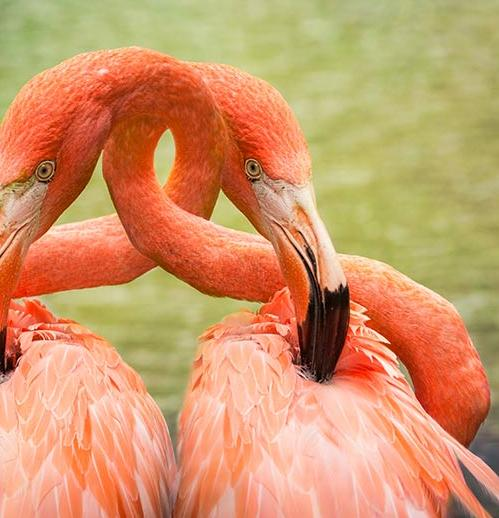
%> input picture sift/test2.jpg, 499 x 518 px
$ octave main.m   (GNU Octave 9; MATLAB toolbox functions it lacks are replaced by stand-ins)
%> lines starting %> are read from the running program, lines starting %| are printed output that depends on the picture
### sift/createGussianKernel.m
function gk = createGussianKernel(size,sigma)
pie = 3.141592653;

k = 1/(2*pie*sigma*sigma);

gk = zeros(size,size);
mid = (1+size)/2;
for i = 1:size
    for j = 1:size
        c = -((  (mid-i)^2 + (mid-j)^2  )/(2*sigma*sigma));
        gk(i,j) = k*exp(c);
    end
end

end

### sift/main.m
close all
clear all

addpath('~/matlabplugins')
%based on https://blog.csdn.net/weixin_38404120/article/details/73740612
%https://www.cnblogs.com/wangguchangqing/p/4853263.html


sigma  = 0.6;
k = 1/4;

% load image
img = imread('test2.jpg');
%> img is the input picture: size 518x499x3 uint8; mean R, G, B 207.4, 150.6, 105
img = rgb2gray(img);
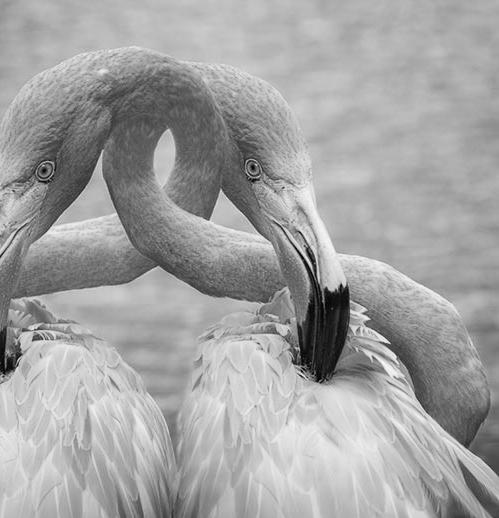
%> img: size 518x499 uint8; min 2, max 253, mean 162.4
img = imresize(img,0.5);
%> img: size 259x250 uint8
%imshow(img)

sclaes = [];
sigmas = [];
%create scales
for i = 1:4
    sigmas(i) = sigma*(2^(i-1));
    sclaes(i) = (k^i)*sigma*(2^(i-1));
end


%create gussian kernel 高斯核
for i = 1:4
    gk{i} = createGussianKernel(5,sclaes(i));
end


%convolution on image with gussian kernel
%https://www.mathworks.com/help/matlab/ref/conv2.html
% img =gk conv2(img,gk);
% img = uint8(img);


%create Laplassian of gussian
%resize of 5 level
LOG1 = {};
for i = 1:5
    LOG1{i} = imresize(img,0.5^(i-1));
end
%> after the loop, LOG1 = 5 items


%for each Octave create image for different gaussian
LOG = {};
for i = 1:5
    for j = 1:4
        LOG{i}.gussian{j} = conv2(LOG1{i},gk{j});
    end
end
%> after the loop, LOG = 5 items


%create DOG
DOG = {};
for i = 1:5
    for j = 1:3
        DOG{i}.gussian{j} = LOG{i}.gussian{j+1} - LOG{i}.gussian{j};
    end
end
%> after the loop, DOG = 5 items

%search for exrtem value
extrem_min = 0.4;
extrem_max = 0.6;

extrems = {};
extrmsIdx = 1;
descriptorSet = {};
descriptorSetIdx = 1;
for i = 1:5
    for gLevel = 1+1:3-1

        k = int32(3*1.5*sigmas(gLevel));

        tempImg = DOG{i}.gussian{gLevel};
        tempImg = tempImg-min(min(tempImg));
        tempImg = tempImg/max(max(tempImg));
        width = size(tempImg,1);
        height = size(tempImg,2);

        tempImg_upper = DOG{i}.gussian{gLevel-1};
        tempImg_lower = DOG{i}.gussian{gLevel-1};
        for m = 1+1+k:width-1-k
            for n = 1+1+k:height-1-k
                [i,gLevel,m,n]
                current = tempImg(m,n);

                %search for 26 pixels around
                around = tempImg_upper(m-1:m+1,n-1:n+1);
                around = [around, tempImg_lower(m-1:m+1,n-1:n+1)];

                around = [around(1,:), around(2,:) around(3,:)];

                for x = -1:1
                    for y = -1:1
                        if(~(x==0&&y==0))
                            around = [around,tempImg(m+x,n+y)];
                        end
                    end
                end
                if((current<min(around) || current > max(around))&&current>=extrem_min&&current<=extrem_max)
                    extrems{extrmsIdx}.location = [n,m];
                    extrems{extrmsIdx}.scale = sclaes(gLevel);
                    extrems{extrmsIdx}.octaive = i;
                    extrems{extrmsIdx}.extremVal = current;
                    %extrems{extrmsIdx}.gradiant.m = sqrt((tempImg(m+1,n)-tempImg(m-1,n))^2 + (tempImg(m,n+1)-tempImg(m,n-1))^2);
                    %extrems{extrmsIdx}.gradiant.theta = atan((tempImg(m,n+1)-tempImg(m,n-1)) / (tempImg(m+1,n)-tempImg(m-1,n)));

                    gradiant = [];
                    gradiantIdx= 1;
                    %explore neighbors for orientation

                    for x = -k:k
                        for y = -k:k
                            %if((m+x-1>=1&&m+x+1<=width&&n+y-1>=1&&n+y+1<=height))
                            gradiant(gradiantIdx,1) = sqrt((tempImg(m+x+1,n+y)-tempImg(m+x-1,n+y))^2 + (tempImg(m+x,n+y+1)-tempImg(m+x,n+y-1))^2);
                            gradiant(gradiantIdx,2) = myatan((tempImg(m+x,n+y+1)-tempImg(m+x,n+y-1)) , (tempImg(m+x+1,n+y)-tempImg(m+x-1,n+y)));
                            gradiantIdx = gradiantIdx+1;
                            %end
                        end
                    end

                    %check distribution of oritation
                    BinEdges = [0:(2*3.14159)/36.0:2*3.14159];
                    h = histcounts(gradiant(:,2),BinEdges);
                    %hh = histogram(gradiant(:,2),[0:(2*3.14159)/36.0:2*3.14159]);
                    distribution = h;
                    [maxV,maxIdx] = max(distribution);
                    extrems{extrmsIdx}.gradiant.m = maxV;
                    extrems{extrmsIdx}.gradiant.theta = (BinEdges(maxIdx+1) + BinEdges(maxIdx))/2;
                    a = 1;


                    %explore neighbors for descriptor creation
                    smallPieces = tempImg(m-k:m+k,n-k:n+k);
                    smallPieces_rot = zeros(size(smallPieces,1),size(smallPieces,2));
                    rotmat = rotmat2d(-extrems{extrmsIdx}.gradiant.theta);

                    %for loop project rotation
                    for ii = 1:size(smallPieces,1)
                        for jj = 1:size(smallPieces,2)
                            projLoc = rotmat*[ii-size(smallPieces,1)/2;jj-size(smallPieces,2)/2];
                            projLoc = projLoc+[size(smallPieces,1)/2;size(smallPieces,2)/2];
                            if(projLoc(1)>=1&&projLoc(1)<=size(smallPieces,1)&&projLoc(2)>=1&&projLoc(2)<=size(smallPieces,2))
                                smallPieces_rot(ii,jj) = smallPieces(int32(projLoc(1)),int32(projLoc(2)));
                            end
                        end
                    end
                    %get descriptor from rotated image piece
                    descriptor = dscp(smallPieces_rot);
                    descriptorSet{descriptorSetIdx} = descriptor;
                    descriptorSetIdx = descriptorSetIdx+1;
                    %current
                    extrmsIdx = extrmsIdx +1;
                end

            end
        end
    end
end
%> after the loop, BinEdges = 37 values from 0 to 6.28; a = 1; descriptor = 128 values, max 1 at index 5, min 0 at index 1, mean 0.125; descriptorSet = 577 items; descriptorSetIdx = 578; distribution = 36 values, max 8 at index 8, min 0 at index 28, mean 3.36; extrems = 577 items; extrmsIdx = 578; gradiant = 121 rows, first 12: [0.698 1.69; 0.394 3.72; 0.437 3.8; 0.311 3.81; 0.131 3.53; 0.0991 1.57; 0.433 2.47; 0.515 2.54; 0.339 2.45; 0.0812 1.63; 0.0613 4.08; 0.515 1.77]; gradiantIdx = 122; h has the same summary as distribution; maxIdx = 8; maxV = 8; projLoc = [12.24; 1.61]; rotmat = [0.259 0.966; -0.966 0.259]


%TODO: Eliminating edge responses


%show extrem points
figure
for i = 1:5
%> this loop made 5 passes; what is shown inside it comes from the first
    subplot(1,5,i)
    imshow(LOG{i}.gussian{1},[])
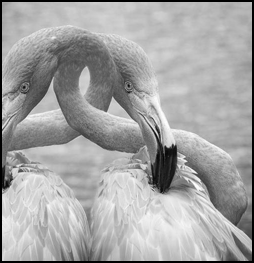
%> displayed picture: size 263x254, on the screen's scale of 0 to 255; min 0, max 255, mean 164.5
    size(LOG{i}.gussian{1})
%> ans = [263 254]
    hold on;
    for j = 1:length(extrems)
        count = 0;
        if(extrems{j}.octaive==i)
            location = extrems{j}.location;
            plot(location(1),location(2),'o','MarkerSize',2);
            %plot orientation
            orientation_xy_d = [extrems{j}.gradiant.m*cos(extrems{j}.gradiant.theta),extrems{j}.gradiant.m*sin(extrems{j}.gradiant.theta)];
            orientation_xy = double(location)+orientation_xy_d;
            plot([location(1),orientation_xy(1)],[location(2),orientation_xy(2)])
            count = count +1;
        end
        count;
    end
%> this loop made 577 passes
%> (location, orientation_xy_d, orientation_xy) on passes 1 to 12: ([85 33], [-12.95 -1.13], [72.05 31.87]), ([79 34], [-15.94 -1.39], [63.06 32.61]), ([72 36], [-12.29 -8.6], [59.71 27.4]), ([64 38], [-10.65 -7.46], [53.35 30.54]), ([87 38], [-8.19 5.74], [78.81 43.74]), ([97 38], [-12.02 12.02], [84.98 50.02]), ([66 39], [-13.11 -9.18], [52.89 29.82]), ([69 39], [-14.74 -10.32], [54.26 28.68]), ([61 40], [-11.95 -1.05], [49.05 38.95]), ([95 40], [-14.49 3.88], [80.51 43.88]), ([64 42], [-13.52 -3.62], [50.48 38.38]), ([52 43], [-10.88 -5.07], [41.12 37.93])
%> after the loop, location = [221 257]; orientation_xy = [203.1 255.4]; orientation_xy_d = [-17.93 -1.57]
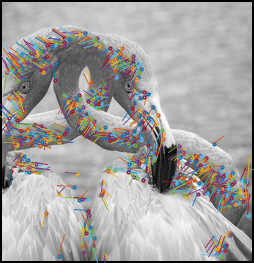
%> figure redrawn from the program's plot data
end
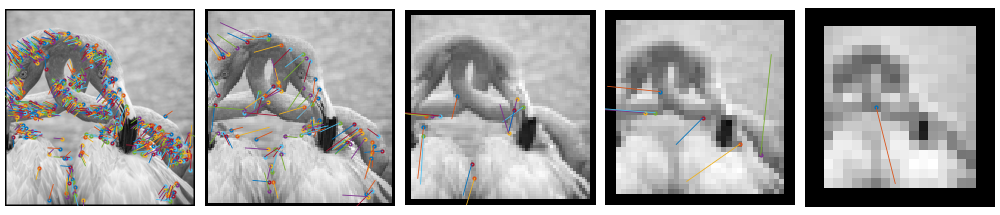
%> figure redrawn from the program's plot data, 5 panels
hold off

discriptorImage = zeros(descriptorSetIdx-1,128);
%> discriptorImage: size 577x128 double; every value is 0
for i = 1:length(descriptorSet)
    discriptorImage(i,:) = descriptorSet{i};
end
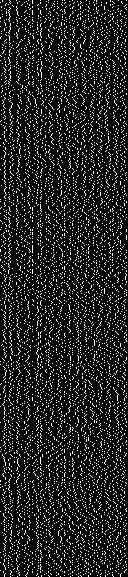
%> discriptorImage: size 577x128 double; values 0 (black) and 1 (white), 12.5% white in thin lines or dots
figure()
imshow(discriptorImage);
